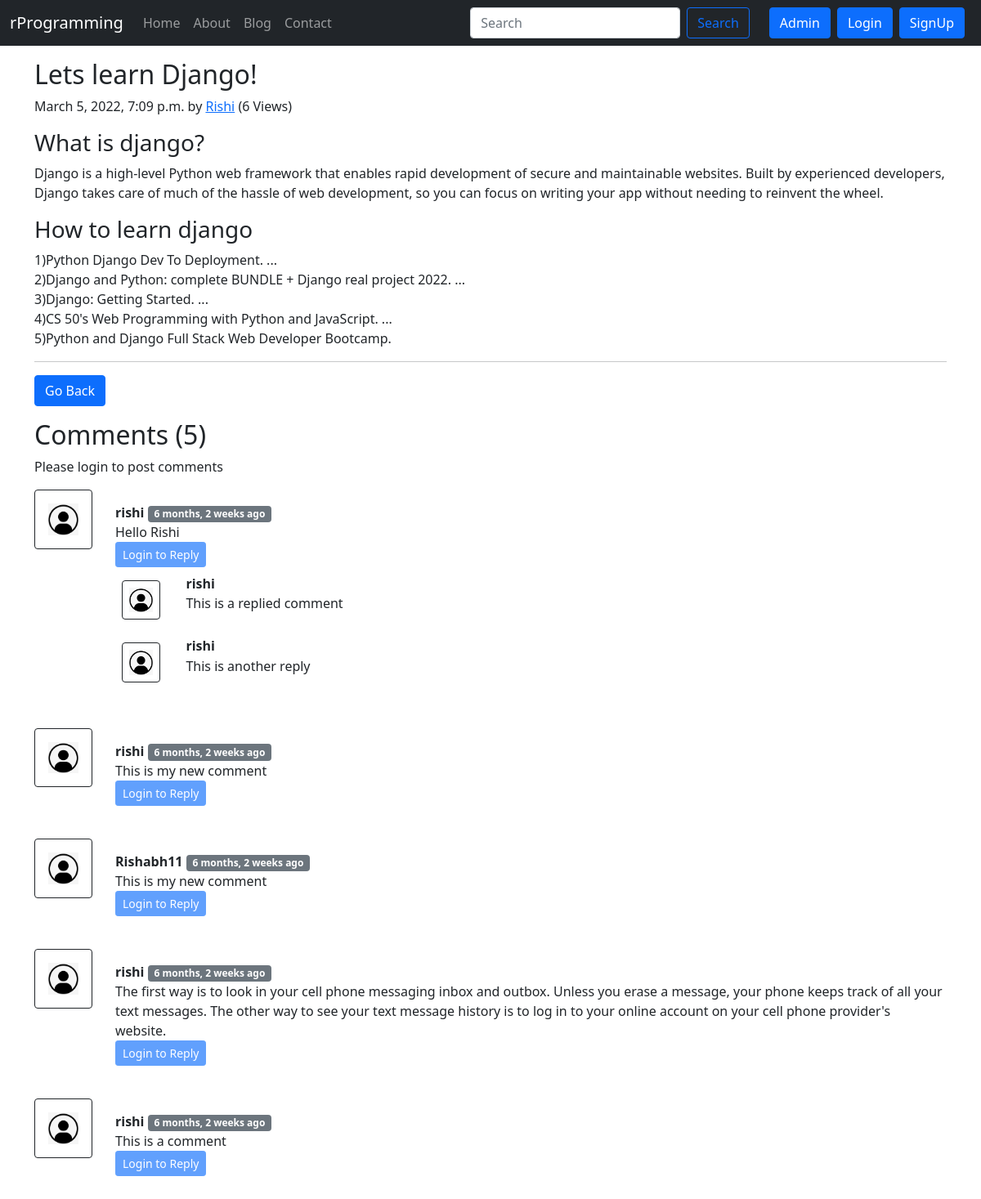
Page /blog/first_article on the committed database.
### blog/models.py (models this page shows, shortened)
class Post(models.Model):
    sno = models.AutoField(primary_key=True)
    title = models.CharField(max_length=255)
    content = models.TextField()
    author = models.CharField(max_length=15)
    slug = models.CharField(max_length=150)
    views = models.IntegerField(default=0)
    timeStamp = models.DateTimeField(blank=True)

class BlogComment(models.Model):
    sno = models.AutoField(primary_key=True)
    comment = models.TextField()
    user = models.ForeignKey(User, on_delete=models.CASCADE)
    post = models.ForeignKey(Post, on_delete=models.CASCADE)
    parent = models.ForeignKey('self', on_delete=models.CASCADE, null=True)
    timestamp = models.DateTimeField(default=now)

### blog/views.py (the view)
# urls.py: path('<str:slug>', views.blogPost, name='blogPost'),
def blogPost(request, slug):
    post = Post.objects.filter(slug=slug).first()
    post.views = post.views + 1
    post.save()
    comments = BlogComment.objects.filter(post=post, parent=None)
    replies = BlogComment.objects.filter(post=post).exclude(parent=None)
    replyDict={}
    for reply in replies:
        if reply.parent.sno not in replyDict.keys():
            replyDict[reply.parent.sno]=[reply]
        else:
            replyDict[reply.parent.sno].append(reply)
    context = {'post': post, 'comments': comments, 'user': request.user, 'replyDict': replyDict}
    return render(request, 'blog/blogPost.html', context)

### blog/templatetags/extras.py (called while the page is built)
@register.filter(name='get_val')
def get_val(dict, key):
    return dict.get(key)

### templates/blog/blogPost.html (shortened to what this page needs)
{% extends 'base.html' %}
{% block body %}
{% load humanize %}
{% load extras %}
<div class="container my-3">
    <article class="blog-post">
        <h2 class="blog-post-title">{{post.title}}</h2>
        <p class="blog-post-meta">{{post.timeStamp}} by <a href="/about">{{post.author}}</a> (<span>{{post.views}} Views</span>)</p>
        <p>{{post.content|safe}}</p>
        <hr>
        <a href="/blog" role="button" class="btn btn-primary">Go Back</a>
    </article>
</div>
<div class="container">
    <h2>Comments ({{comments.count}})</h2>
    <div class="my-2">
        {% if user.is_authenticated %}
        <form action="/blog/postComment" method="post">
            {% csrf_token %}
            <div class="mb-3">
                <label for="exampleInputEmail1" class="form-label">Post Comment</label>
                <input type="text" class="form-control" name="comment" placeholder="Enter comment here">
            </div>
            <input type="hidden" name="postSno" value="{{post.sno}}">
            <input type="hidden" name="parentSno" value="">
            <button type="submit" class="btn btn-primary">Submit</button>
        </form>
        {% else %}
        <p>Please login to post comments</p>
        {% endif %}
    </div>
    {% for comment in comments %}
    <div class="row my-3">
        <div class="col-md-1"> <img class="rounded mx-auto d-block w-100 p-3 border border-dark"
                src="/static/img/user.png.png" alt="">
        </div>
        <div class="col-md-11 p-3"><b>{{comment.user.username}}</b> <span class="badge bg-secondary">{{comment.timestamp | naturaltime}}</span>
            <div>{{comment.comment}}</div>
            <div class="reply mx-0">
                {% if user.is_authenticated %}
                <button class="btn btn-sm btn-primary" type="button" data-bs-toggle="collapse"
                    data-bs-target="#replyBox{{comment.sno}}" aria-expanded="false"
                    aria-controls="replyBox{{comment.sno}}">
                    Reply
                </button>
                <div class="collapse" id="replyBox{{comment.sno}}">
                    <div class="card card-body my-2">
                        <form action="/blog/postComment" method="post">
                            {% csrf_token %}
                            <div class="mb-3">
                                <label for="comment" class="form-label">Post a Reply</label>
                                <input type="text" class="form-control" name="comment" placeholder="Enter comment here">
                                <input type="hidden" name="parentSno" value="{{comment.sno}}">
                            </div>
                            <input type="hidden" name="postSno" value="{{post.sno}}">
                            <button type="submit" class="btn btn-primary">Submit</button>
                        </form>
                    </div>
                </div>
                {% else %}
                <button class="btn btn-sm btn-primary" type="button" data-bs-toggle="collapse"
                    data-bs-target="#replyBox{{comment.sno}}" aria-expanded="false"
                    aria-controls="replyBox{{comment.sno}}" disabled>
                    Login to Reply
                </button>
                {% endif %}
                <div class="replies my-2">
                    {% for reply in replyDict|get_val:comment.sno %}
                    <div class="row my-1">
                        <div class="col-md-1 ">
                            <img class="rounded mx-auto d-block w-75 my-2 border border-dark p-2"
                                src="/static/img/user.png.png" alt="user">
                        </div>
                        <div class="col-md-11">
                            <div class="col-md-11 ">
                                <b> {{reply.user.username}} </b> <span class="badge badge-secondary ">{{reply.timestamp | naturaltime}}</span>
                                <div>{{reply.comment}}</div>
                            </div>
                            <br>
                        </div>
                    </div>
                    {% endfor %}
                </div>
            </div>
        </div>
    </div>
    {% endfor %}
</div>
{% endblock %}

### templates/base.html (shortened to what this page needs)
<!doctype html>
<html lang="en">
<head>
    <link href="https://cdn.jsdelivr.net/npm/bootstrap@5.1.3/dist/css/bootstrap.min.css" rel="stylesheet"
>
</head>
<body>
    <nav class="navbar navbar-expand-lg navbar-dark bg-dark">
        <div class="container-fluid">
            <a class="navbar-brand" href="/">rProgramming</a>
            <div class="collapse navbar-collapse" id="navbarSupportedContent">
                <ul class="navbar-nav me-auto mb-2 mb-lg-0">
                    <li class="nav-item">
                        <a class="nav-link  {% block homeactive %} {% endblock homeactive %}" aria-current="page"
                            href="/">Home</a>
                    </li>
                    <li class="nav-item">
                        <a class="nav-link  {% block aboutactive %} {% endblock aboutactive %}" href="/about">About</a>
                    </li>
                    <li class="nav-item">
                        <a class="nav-link  {% block blogactive %} {% endblock blogactive %}" href="/blog">Blog</a>
                    </li>
                    <li class="nav-item">
                        <a class="nav-link  {% block contactactive %} {% endblock contactactive %}"
                            href="/contact">Contact</a>
                    </li>
                </ul>
                <form method="get" action="/search" class="d-flex mx-3">
                    <input class="form-control me-2" type="search" placeholder="Search" aria-label="Search" name="query"
                        id="query">
                    <button class="btn btn-outline-primary" type="submit">Search</button>
                </form>
                <a href="/admin" role="button" class="btn btn-primary mx-2" target="_blank">Admin</a>
                {% if user.is_authenticated %}
                <ul class="navbar-nav ml-auto mb-2 mb-lg-0 mr-2">
                    <li class="nav-item dropdown">
                        <a class="nav-link dropdown-toggle" href="#" id="navbarDropdown" role="button"
                            data-bs-toggle="dropdown" aria-expanded="false">
                            Welcome {{request.user}}
                        </a>
                        <ul class="dropdown-menu" aria-labelledby="navbarDropdown">
                            <li><a class="dropdown-item" href="/logout">Logout</a></li>
                        </ul>
                    </li>
                </ul>
                {% else %}
                <button type="button" class="btn btn-primary" data-bs-toggle="modal" data-bs-target="#loginModal">
                    Login
                </button>
                <button type="button" class="btn btn-primary mx-2" data-bs-toggle="modal" data-bs-target="#signupModal">
                    SignUp
                </button>
                {% endif %}
            </div>
        </div>
    </nav>
    {% block body %} {% endblock %}
</body>
</html>

### rows in the picture
Post: title "Lets learn Django!", timeStamp "March 5, 2022, 7:09 p.m.", author "Rishi", views "6", content "What is django? Django is a high-level Python web framework that enables rapid development of secure and maintainable websites. Built by experienced developers, Django takes care of much of the hassle of web development, so you can focus on writing your app without needing to reinvent the wheel. How to learn django 1)Python Django Dev To Deployment. ... 2)Django and Python: complete BUNDLE + Django real project 2022. ... 3)Django: Getting Started. ... 4)CS 50's Web Programming with Python and JavaScript. ... 5)Python and Django Full Stack Web Developer Bootcamp."
BlogComment: user.username "rishi", timestamp "6 months, 2 weeks ago", comment "Hello Rishi"
BlogComment: user.username "rishi", comment "This is a replied comment"
BlogComment: user.username "rishi", comment "This is another reply"
BlogComment: user.username "rishi", timestamp "6 months, 2 weeks ago", comment "This is my new comment"
BlogComment: user.username "Rishabh11", timestamp "6 months, 2 weeks ago", comment "This is my new comment"
BlogComment: user.username "rishi", timestamp "6 months, 2 weeks ago", comment "The first way is to look in your cell phone messaging inbox and outbox. Unless you erase a message, your phone keeps track of all your text messages. The other way to see your text message history is to log in to your online account on your cell phone provider's website."
BlogComment: user.username "rishi", timestamp "6 months, 2 weeks ago", comment "This is a comment"

### other values in the picture
{{ comments.count }} "5"
